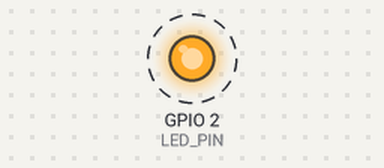
The sketch below on a simulated ESP32. On the bench: output pins drawn as LEDs (lit = HIGH). Dashed ring = blinking. What the sketch prints to the serial monitor is not drawn.

Above: at 0.5 s.
Timing chart, 0 to 4.6 s (numbered marks = the images above):
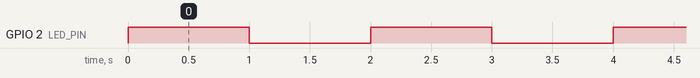

Measured:
- by itself, GPIO 2 (LED_PIN): alternates HIGH for 1.0 s and LOW for 1.0 s

The sketch:

test_esp32.ino
```cpp
// Código de teste básico para ESP32 Dev Module
// Este código testa as funcionalidades essenciais

#define LED_PIN 2  // LED interno do ESP32 Dev Module

void setup() {
  // Inicializar Serial
  Serial.begin(115200);
  Serial.println("ESP32 Dev Module - Teste de Compilacao");

  // Configurar LED interno
  pinMode(LED_PIN, OUTPUT);

  // Testar WiFi (sem conectar)
  Serial.println("WiFi: Disponivel");

  Serial.println("Setup concluido!");
}

void loop() {
  digitalWrite(LED_PIN, HIGH);
  delay(1000);
  digitalWrite(LED_PIN, LOW);
  delay(1000);

  Serial.println("ESP32 funcionando normalmente");
}
```
